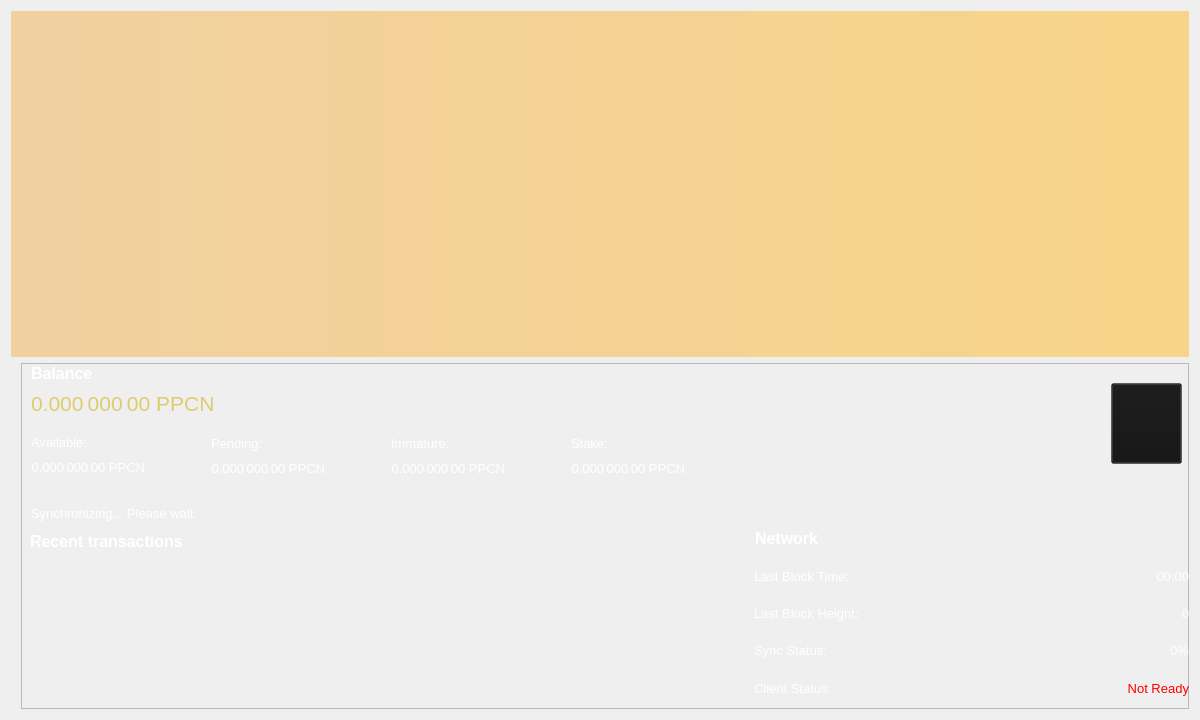
<?xml version="1.0" encoding="UTF-8"?>
<ui version="4.0">
 <class>OverviewPage</class>
 <widget class="QWidget" name="OverviewPage">
  <property name="geometry">
   <rect>
    <x>0</x>
    <y>0</y>
    <width>1200</width>
    <height>720</height>
   </rect>
  </property>
  <property name="minimumSize">
   <size>
    <width>1200</width>
    <height>700</height>
   </size>
  </property>
  <property name="font">
   <font>
    <weight>50</weight>
    <bold>false</bold>
   </font>
  </property>
  <property name="windowTitle">
   <string>Form</string>
  </property>
  <property name="styleSheet">
   <string notr="true">color: rgb(255, 255, 255);</string>
  </property>
  <layout class="QVBoxLayout" name="topLayout">
   <item>
    <widget class="QLabel" name="labelAlerts">
     <property name="visible">
      <bool>false</bool>
     </property>
     <property name="styleSheet">
      <string notr="true">background-color: qlineargradient(x1: 0, y1: 0, x2: 1, y2: 0, stop:0 #F0D0A0, stop:1 #F8D488); color:#000000;</string>
     </property>
     <property name="wordWrap">
      <bool>true</bool>
     </property>
     <property name="margin">
      <number>3</number>
     </property>
    </widget>
   </item>
   <item>
    <layout class="QHBoxLayout" name="horizontalLayout" stretch="1">
     <item>
      <layout class="QVBoxLayout" name="verticalLayout_2">
       <item>
        <widget class="QFrame" name="frame">
         <property name="maximumSize">
          <size>
           <width>16777215</width>
           <height>16777215</height>
          </size>
         </property>
         <property name="styleSheet">
          <string notr="true">margin-left: 10px;
</string>
         </property>
         <property name="frameShape">
          <enum>QFrame::StyledPanel</enum>
         </property>
         <property name="frameShadow">
          <enum>QFrame::Raised</enum>
         </property>
         <widget class="QLabel" name="labelTransactionsStatus">
          <property name="geometry">
           <rect>
            <x>10</x>
            <y>140</y>
            <width>300</width>
            <height>20</height>
           </rect>
          </property>
          <property name="minimumSize">
           <size>
            <width>300</width>
            <height>0</height>
           </size>
          </property>
          <property name="font">
           <font>
            <pointsize>10</pointsize>
           </font>
          </property>
          <property name="cursor">
           <cursorShape>WhatsThisCursor</cursorShape>
          </property>
          <property name="toolTip">
           <string>The displayed information may be out of date. Your wallet automatically synchronizes with the PupaCoin network after a connection is established, but this process has not completed yet.</string>
          </property>
          <property name="styleSheet">
           <string notr="true"/>
          </property>
          <property name="text">
           <string notr="true">Synchronizing... Please wait.</string>
          </property>
          <property name="alignment">
           <set>Qt::AlignLeading|Qt::AlignLeft|Qt::AlignVCenter</set>
          </property>
          <property name="indent">
           <number>0</number>
          </property>
         </widget>
         <widget class="QWidget" name="verticalLayoutWidget">
          <property name="geometry">
           <rect>
            <x>10</x>
            <y>0</y>
            <width>721</width>
            <height>88</height>
           </rect>
          </property>
          <layout class="QVBoxLayout" name="verticalLayout">
           <item>
            <layout class="QHBoxLayout" name="horizontalLayout_4">
             <item>
              <widget class="QLabel" name="label_5">
               <property name="font">
                <font>
                 <pointsize>12</pointsize>
                 <weight>75</weight>
                 <bold>true</bold>
                </font>
               </property>
               <property name="text">
                <string>Balance</string>
               </property>
               <property name="indent">
                <number>0</number>
               </property>
              </widget>
             </item>
             <item>
              <spacer name="horizontalSpacer_3">
               <property name="orientation">
                <enum>Qt::Horizontal</enum>
               </property>
               <property name="sizeHint" stdset="0">
                <size>
                 <width>40</width>
                 <height>20</height>
                </size>
               </property>
              </spacer>
             </item>
            </layout>
           </item>
           <item>
            <layout class="QHBoxLayout" name="horizontalLayout_2">
             <property name="spacing">
              <number>0</number>
             </property>
             <item>
              <widget class="QLabel" name="labelTotal">
               <property name="minimumSize">
                <size>
                 <width>400</width>
                 <height>30</height>
                </size>
               </property>
               <property name="maximumSize">
                <size>
                 <width>16777215</width>
                 <height>16777215</height>
                </size>
               </property>
               <property name="font">
                <font>
                 <pointsize>16</pointsize>
                 <weight>50</weight>
                 <bold>false</bold>
                </font>
               </property>
               <property name="cursor">
                <cursorShape>IBeamCursor</cursorShape>
               </property>
               <property name="toolTip">
                <string>Your current total balance</string>
               </property>
               <property name="styleSheet">
                <string notr="true">color: rgb(219, 205, 110);</string>
               </property>
               <property name="text">
                <string notr="true">0.000 000 00 PPCN</string>
               </property>
               <property name="textFormat">
                <enum>Qt::AutoText</enum>
               </property>
               <property name="alignment">
                <set>Qt::AlignLeading|Qt::AlignLeft|Qt::AlignVCenter</set>
               </property>
               <property name="wordWrap">
                <bool>false</bool>
               </property>
               <property name="margin">
                <number>0</number>
               </property>
               <property name="indent">
                <number>0</number>
               </property>
               <property name="textInteractionFlags">
                <set>Qt::LinksAccessibleByMouse|Qt::TextSelectableByKeyboard|Qt::TextSelectableByMouse</set>
               </property>
              </widget>
             </item>
             <item>
              <spacer name="horizontalSpacer">
               <property name="orientation">
                <enum>Qt::Horizontal</enum>
               </property>
               <property name="sizeHint" stdset="0">
                <size>
                 <width>40</width>
                 <height>20</height>
                </size>
               </property>
              </spacer>
             </item>
            </layout>
           </item>
           <item>
            <spacer name="verticalSpacer">
             <property name="orientation">
              <enum>Qt::Vertical</enum>
             </property>
             <property name="sizeHint" stdset="0">
              <size>
               <width>20</width>
               <height>40</height>
              </size>
             </property>
            </spacer>
           </item>
          </layout>
         </widget>
         <widget class="QWidget" name="verticalLayoutWidget_2">
          <property name="geometry">
           <rect>
            <x>10</x>
            <y>69</y>
            <width>181</width>
            <height>71</height>
           </rect>
          </property>
          <layout class="QVBoxLayout" name="verticalLayout_3">
           <item>
            <layout class="QHBoxLayout" name="horizontalLayout_3">
             <item>
              <widget class="QLabel" name="labelBalanceText">
               <property name="font">
                <font>
                 <pointsize>10</pointsize>
                </font>
               </property>
               <property name="text">
                <string>Available:</string>
               </property>
               <property name="indent">
                <number>0</number>
               </property>
              </widget>
             </item>
             <item>
              <spacer name="horizontalSpacer_2">
               <property name="orientation">
                <enum>Qt::Horizontal</enum>
               </property>
               <property name="sizeHint" stdset="0">
                <size>
                 <width>40</width>
                 <height>20</height>
                </size>
               </property>
              </spacer>
             </item>
            </layout>
           </item>
           <item>
            <layout class="QHBoxLayout" name="horizontalLayout_5">
             <item>
              <widget class="QLabel" name="labelBalance">
               <property name="font">
                <font>
                 <pointsize>10</pointsize>
                 <weight>50</weight>
                 <bold>false</bold>
                </font>
               </property>
               <property name="cursor">
                <cursorShape>IBeamCursor</cursorShape>
               </property>
               <property name="toolTip">
                <string>Your current spendable balance</string>
               </property>
               <property name="text">
                <string notr="true">0.000 000 00 PPCN</string>
               </property>
               <property name="alignment">
                <set>Qt::AlignRight|Qt::AlignTrailing|Qt::AlignVCenter</set>
               </property>
               <property name="indent">
                <number>0</number>
               </property>
               <property name="textInteractionFlags">
                <set>Qt::LinksAccessibleByMouse|Qt::TextSelectableByKeyboard|Qt::TextSelectableByMouse</set>
               </property>
              </widget>
             </item>
             <item>
              <spacer name="horizontalSpacer_4">
               <property name="orientation">
                <enum>Qt::Horizontal</enum>
               </property>
               <property name="sizeHint" stdset="0">
                <size>
                 <width>40</width>
                 <height>20</height>
                </size>
               </property>
              </spacer>
             </item>
            </layout>
           </item>
           <item>
            <spacer name="verticalSpacer_2">
             <property name="orientation">
              <enum>Qt::Vertical</enum>
             </property>
             <property name="sizeHint" stdset="0">
              <size>
               <width>20</width>
               <height>40</height>
              </size>
             </property>
            </spacer>
           </item>
          </layout>
         </widget>
         <widget class="QWidget" name="verticalLayoutWidget_3">
          <property name="geometry">
           <rect>
            <x>190</x>
            <y>70</y>
            <width>181</width>
            <height>71</height>
           </rect>
          </property>
          <layout class="QVBoxLayout" name="verticalLayout_4">
           <item>
            <layout class="QHBoxLayout" name="horizontalLayout_6">
             <item>
              <widget class="QLabel" name="labelPendingText">
               <property name="font">
                <font>
                 <pointsize>10</pointsize>
                </font>
               </property>
               <property name="text">
                <string>Pending:</string>
               </property>
               <property name="indent">
                <number>0</number>
               </property>
              </widget>
             </item>
             <item>
              <spacer name="horizontalSpacer_6">
               <property name="orientation">
                <enum>Qt::Horizontal</enum>
               </property>
               <property name="sizeHint" stdset="0">
                <size>
                 <width>40</width>
                 <height>20</height>
                </size>
               </property>
              </spacer>
             </item>
            </layout>
           </item>
           <item>
            <layout class="QHBoxLayout" name="horizontalLayout_7">
             <item>
              <widget class="QLabel" name="labelUnconfirmed">
               <property name="font">
                <font>
                 <pointsize>10</pointsize>
                 <weight>50</weight>
                 <bold>false</bold>
                </font>
               </property>
               <property name="cursor">
                <cursorShape>IBeamCursor</cursorShape>
               </property>
               <property name="toolTip">
                <string>Total of transactions that have yet to be confirmed, and do not yet count toward the spendable balance</string>
               </property>
               <property name="text">
                <string notr="true">0.000 000 00 PPCN</string>
               </property>
               <property name="alignment">
                <set>Qt::AlignRight|Qt::AlignTrailing|Qt::AlignVCenter</set>
               </property>
               <property name="indent">
                <number>0</number>
               </property>
               <property name="textInteractionFlags">
                <set>Qt::LinksAccessibleByMouse|Qt::TextSelectableByKeyboard|Qt::TextSelectableByMouse</set>
               </property>
              </widget>
             </item>
             <item>
              <spacer name="horizontalSpacer_5">
               <property name="orientation">
                <enum>Qt::Horizontal</enum>
               </property>
               <property name="sizeHint" stdset="0">
                <size>
                 <width>40</width>
                 <height>20</height>
                </size>
               </property>
              </spacer>
             </item>
            </layout>
           </item>
           <item>
            <spacer name="verticalSpacer_3">
             <property name="orientation">
              <enum>Qt::Vertical</enum>
             </property>
             <property name="sizeHint" stdset="0">
              <size>
               <width>20</width>
               <height>40</height>
              </size>
             </property>
            </spacer>
           </item>
          </layout>
         </widget>
         <widget class="QWidget" name="verticalLayoutWidget_4">
          <property name="geometry">
           <rect>
            <x>370</x>
            <y>70</y>
            <width>181</width>
            <height>71</height>
           </rect>
          </property>
          <layout class="QVBoxLayout" name="verticalLayout_5">
           <item>
            <layout class="QHBoxLayout" name="horizontalLayout_8">
             <item>
              <widget class="QLabel" name="labelImmatureText">
               <property name="font">
                <font>
                 <pointsize>10</pointsize>
                </font>
               </property>
               <property name="text">
                <string>Immature:</string>
               </property>
               <property name="indent">
                <number>0</number>
               </property>
              </widget>
             </item>
             <item>
              <spacer name="horizontalSpacer_7">
               <property name="orientation">
                <enum>Qt::Horizontal</enum>
               </property>
               <property name="sizeHint" stdset="0">
                <size>
                 <width>40</width>
                 <height>20</height>
                </size>
               </property>
              </spacer>
             </item>
            </layout>
           </item>
           <item>
            <layout class="QHBoxLayout" name="horizontalLayout_9">
             <item>
              <widget class="QLabel" name="labelImmature">
               <property name="font">
                <font>
                 <pointsize>10</pointsize>
                 <weight>50</weight>
                 <bold>false</bold>
                </font>
               </property>
               <property name="cursor">
                <cursorShape>IBeamCursor</cursorShape>
               </property>
               <property name="toolTip">
                <string>Mined balance that has not yet matured</string>
               </property>
               <property name="text">
                <string notr="true">0.000 000 00 PPCN</string>
               </property>
               <property name="alignment">
                <set>Qt::AlignRight|Qt::AlignTrailing|Qt::AlignVCenter</set>
               </property>
               <property name="indent">
                <number>0</number>
               </property>
               <property name="textInteractionFlags">
                <set>Qt::LinksAccessibleByMouse|Qt::TextSelectableByKeyboard|Qt::TextSelectableByMouse</set>
               </property>
              </widget>
             </item>
             <item>
              <spacer name="horizontalSpacer_8">
               <property name="orientation">
                <enum>Qt::Horizontal</enum>
               </property>
               <property name="sizeHint" stdset="0">
                <size>
                 <width>40</width>
                 <height>20</height>
                </size>
               </property>
              </spacer>
             </item>
            </layout>
           </item>
           <item>
            <spacer name="verticalSpacer_4">
             <property name="orientation">
              <enum>Qt::Vertical</enum>
             </property>
             <property name="sizeHint" stdset="0">
              <size>
               <width>20</width>
               <height>40</height>
              </size>
             </property>
            </spacer>
           </item>
          </layout>
         </widget>
         <widget class="QWidget" name="verticalLayoutWidget_5">
          <property name="geometry">
           <rect>
            <x>550</x>
            <y>70</y>
            <width>181</width>
            <height>71</height>
           </rect>
          </property>
          <layout class="QVBoxLayout" name="verticalLayout_6">
           <item>
            <layout class="QHBoxLayout" name="horizontalLayout_11">
             <item>
              <widget class="QLabel" name="label_10">
               <property name="font">
                <font>
                 <pointsize>10</pointsize>
                </font>
               </property>
               <property name="text">
                <string>Stake:</string>
               </property>
               <property name="indent">
                <number>0</number>
               </property>
              </widget>
             </item>
             <item>
              <spacer name="horizontalSpacer_9">
               <property name="orientation">
                <enum>Qt::Horizontal</enum>
               </property>
               <property name="sizeHint" stdset="0">
                <size>
                 <width>40</width>
                 <height>20</height>
                </size>
               </property>
              </spacer>
             </item>
            </layout>
           </item>
           <item>
            <layout class="QHBoxLayout" name="horizontalLayout_10">
             <item>
              <widget class="QLabel" name="labelStake">
               <property name="font">
                <font>
                 <pointsize>10</pointsize>
                 <weight>50</weight>
                 <bold>false</bold>
                </font>
               </property>
               <property name="cursor">
                <cursorShape>IBeamCursor</cursorShape>
               </property>
               <property name="toolTip">
                <string>Total of coins that was staked, and do not yet count toward the current balance</string>
               </property>
               <property name="text">
                <string notr="true">0.000 000 00 PPCN</string>
               </property>
               <property name="alignment">
                <set>Qt::AlignRight|Qt::AlignTrailing|Qt::AlignVCenter</set>
               </property>
               <property name="indent">
                <number>0</number>
               </property>
               <property name="textInteractionFlags">
                <set>Qt::LinksAccessibleByMouse|Qt::TextSelectableByKeyboard|Qt::TextSelectableByMouse</set>
               </property>
              </widget>
             </item>
             <item>
              <spacer name="horizontalSpacer_10">
               <property name="orientation">
                <enum>Qt::Horizontal</enum>
               </property>
               <property name="sizeHint" stdset="0">
                <size>
                 <width>40</width>
                 <height>20</height>
                </size>
               </property>
              </spacer>
             </item>
            </layout>
           </item>
           <item>
            <spacer name="verticalSpacer_5">
             <property name="orientation">
              <enum>Qt::Vertical</enum>
             </property>
             <property name="sizeHint" stdset="0">
              <size>
               <width>20</width>
               <height>40</height>
              </size>
             </property>
            </spacer>
           </item>
          </layout>
         </widget>
         <widget class="QPushButton" name="viewQR">
          <property name="geometry">
           <rect>
            <x>1090</x>
            <y>20</y>
            <width>81</width>
            <height>81</height>
           </rect>
          </property>
          <property name="font">
           <font>
            <pointsize>10</pointsize>
           </font>
          </property>
          <property name="styleSheet">
           <string notr="true">background-color: rgb(20, 20, 20, 0.35);</string>
          </property>
          <property name="text">
           <string/>
          </property>
          <property name="icon">
           <iconset resource="../bitcoin.qrc">
            <normaloff>:/icons/qriconov</normaloff>:/icons/qriconov</iconset>
          </property>
          <property name="iconSize">
           <size>
            <width>64</width>
            <height>75</height>
           </size>
          </property>
         </widget>
         <widget class="QWidget" name="widget_wallview" native="true">
          <property name="geometry">
           <rect>
            <x>730</x>
            <y>160</y>
            <width>451</width>
            <height>405</height>
           </rect>
          </property>
          <layout class="QVBoxLayout" name="verticalLayout_7">
           <item>
            <layout class="QVBoxLayout" name="verticalLayout_8">
             <item>
              <layout class="QHBoxLayout" name="horizontalLayout_13">
               <item>
                <widget class="QLabel" name="label_11">
                 <property name="font">
                  <font>
                   <pointsize>12</pointsize>
                   <weight>75</weight>
                   <bold>true</bold>
                  </font>
                 </property>
                 <property name="text">
                  <string>Network</string>
                 </property>
                </widget>
               </item>
               <item>
                <spacer name="horizontalSpacer_12">
                 <property name="orientation">
                  <enum>Qt::Horizontal</enum>
                 </property>
                 <property name="sizeHint" stdset="0">
                  <size>
                   <width>40</width>
                   <height>20</height>
                  </size>
                 </property>
                </spacer>
               </item>
              </layout>
             </item>
             <item>
              <layout class="QHBoxLayout" name="horizontalLayout_20">
               <item>
                <widget class="QLabel" name="label_13">
                 <property name="maximumSize">
                  <size>
                   <width>167</width>
                   <height>16777215</height>
                  </size>
                 </property>
                 <property name="font">
                  <font>
                   <pointsize>10</pointsize>
                  </font>
                 </property>
                 <property name="text">
                  <string>Last Block Time:</string>
                 </property>
                </widget>
               </item>
               <item>
                <widget class="QLabel" name="lbTime">
                 <property name="font">
                  <font>
                   <pointsize>10</pointsize>
                  </font>
                 </property>
                 <property name="text">
                  <string>00:00</string>
                 </property>
                 <property name="alignment">
                  <set>Qt::AlignRight|Qt::AlignTrailing|Qt::AlignVCenter</set>
                 </property>
                </widget>
               </item>
              </layout>
             </item>
             <item>
              <layout class="QHBoxLayout" name="horizontalLayout_21">
               <item>
                <widget class="QLabel" name="label_15">
                 <property name="maximumSize">
                  <size>
                   <width>167</width>
                   <height>16777215</height>
                  </size>
                 </property>
                 <property name="font">
                  <font>
                   <pointsize>10</pointsize>
                  </font>
                 </property>
                 <property name="text">
                  <string>Last Block Height:</string>
                 </property>
                </widget>
               </item>
               <item>
                <widget class="QLabel" name="lbHeight">
                 <property name="font">
                  <font>
                   <pointsize>10</pointsize>
                  </font>
                 </property>
                 <property name="text">
                  <string>0</string>
                 </property>
                 <property name="alignment">
                  <set>Qt::AlignRight|Qt::AlignTrailing|Qt::AlignVCenter</set>
                 </property>
                </widget>
               </item>
              </layout>
             </item>
             <item>
              <layout class="QHBoxLayout" name="horizontalLayout_22">
               <item>
                <widget class="QLabel" name="label_16">
                 <property name="maximumSize">
                  <size>
                   <width>167</width>
                   <height>16777215</height>
                  </size>
                 </property>
                 <property name="font">
                  <font>
                   <pointsize>10</pointsize>
                  </font>
                 </property>
                 <property name="text">
                  <string>Sync Status:</string>
                 </property>
                </widget>
               </item>
               <item>
                <widget class="QLabel" name="sncStatus">
                 <property name="font">
                  <font>
                   <pointsize>10</pointsize>
                  </font>
                 </property>
                 <property name="text">
                  <string>0%</string>
                 </property>
                 <property name="alignment">
                  <set>Qt::AlignRight|Qt::AlignTrailing|Qt::AlignVCenter</set>
                 </property>
                </widget>
               </item>
              </layout>
             </item>
             <item>
              <layout class="QHBoxLayout" name="horizontalLayout_24">
               <item>
                <widget class="QLabel" name="label_18">
                 <property name="maximumSize">
                  <size>
                   <width>167</width>
                   <height>16777215</height>
                  </size>
                 </property>
                 <property name="font">
                  <font>
                   <pointsize>10</pointsize>
                  </font>
                 </property>
                 <property name="text">
                  <string>Client Status:</string>
                 </property>
                </widget>
               </item>
               <item>
                <widget class="QLabel" name="clStat">
                 <property name="font">
                  <font>
                   <pointsize>10</pointsize>
                  </font>
                 </property>
                 <property name="styleSheet">
                  <string notr="true">QLabel { color: red; }</string>
                 </property>
                 <property name="text">
                  <string>Not Ready</string>
                 </property>
                 <property name="alignment">
                  <set>Qt::AlignRight|Qt::AlignTrailing|Qt::AlignVCenter</set>
                 </property>
                </widget>
               </item>
              </layout>
             </item>
             <item>
              <layout class="QHBoxLayout" name="horizontalLayout_25">
               <item>
                <widget class="QLabel" name="label_19">
                 <property name="maximumSize">
                  <size>
                   <width>167</width>
                   <height>16777215</height>
                  </size>
                 </property>
                 <property name="font">
                  <font>
                   <pointsize>10</pointsize>
                  </font>
                 </property>
                 <property name="text">
                  <string>Coins are:</string>
                 </property>
                </widget>
               </item>
               <item>
                <widget class="QLabel" name="stkstat">
                 <property name="font">
                  <font>
                   <pointsize>10</pointsize>
                  </font>
                 </property>
                 <property name="text">
                  <string>Not Staking</string>
                 </property>
                 <property name="alignment">
                  <set>Qt::AlignRight|Qt::AlignTrailing|Qt::AlignVCenter</set>
                 </property>
                </widget>
               </item>
              </layout>
             </item>
             <item>
              <layout class="QHBoxLayout" name="horizontalLayout_17">
               <item>
                <widget class="QLabel" name="label_23">
                 <property name="maximumSize">
                  <size>
                   <width>167</width>
                   <height>16777215</height>
                  </size>
                 </property>
                 <property name="font">
                  <font>
                   <pointsize>10</pointsize>
                  </font>
                 </property>
                 <property name="text">
                  <string>Staking is:</string>
                 </property>
                </widget>
               </item>
               <item>
                <widget class="QLabel" name="stken">
                 <property name="font">
                  <font>
                   <pointsize>10</pointsize>
                  </font>
                 </property>
                 <property name="text">
                  <string>Disabled</string>
                 </property>
                 <property name="alignment">
                  <set>Qt::AlignRight|Qt::AlignTrailing|Qt::AlignVCenter</set>
                 </property>
                </widget>
               </item>
              </layout>
             </item>
             <item>
              <layout class="QHBoxLayout" name="horizontalLayout_23">
               <item>
                <widget class="QLabel" name="label_17">
                 <property name="maximumSize">
                  <size>
                   <width>167</width>
                   <height>16777215</height>
                  </size>
                 </property>
                 <property name="font">
                  <font>
                   <pointsize>10</pointsize>
                  </font>
                 </property>
                 <property name="text">
                  <string>Connections:</string>
                 </property>
                </widget>
               </item>
               <item>
                <widget class="QLabel" name="lbcon">
                 <property name="font">
                  <font>
                   <pointsize>10</pointsize>
                  </font>
                 </property>
                 <property name="text">
                  <string>0</string>
                 </property>
                 <property name="alignment">
                  <set>Qt::AlignRight|Qt::AlignTrailing|Qt::AlignVCenter</set>
                 </property>
                </widget>
               </item>
              </layout>
             </item>
             <item>
              <layout class="QHBoxLayout" name="horizontalLayout_26">
               <item>
                <widget class="QLabel" name="label_20">
                 <property name="minimumSize">
                  <size>
                   <width>110</width>
                   <height>0</height>
                  </size>
                 </property>
                 <property name="maximumSize">
                  <size>
                   <width>167</width>
                   <height>16777215</height>
                  </size>
                 </property>
                 <property name="font">
                  <font>
                   <pointsize>10</pointsize>
                  </font>
                 </property>
                 <property name="text">
                  <string>PoS Weight (Local):</string>
                 </property>
                </widget>
               </item>
               <item>
                <widget class="QLabel" name="urweight_2">
                 <property name="font">
                  <font>
                   <pointsize>10</pointsize>
                  </font>
                 </property>
                 <property name="text">
                  <string>0%</string>
                 </property>
                 <property name="alignment">
                  <set>Qt::AlignRight|Qt::AlignTrailing|Qt::AlignVCenter</set>
                 </property>
                </widget>
               </item>
              </layout>
             </item>
             <item>
              <layout class="QHBoxLayout" name="horizontalLayout_27">
               <item>
                <widget class="QLabel" name="label_21">
                 <property name="maximumSize">
                  <size>
                   <width>167</width>
                   <height>16777215</height>
                  </size>
                 </property>
                 <property name="font">
                  <font>
                   <pointsize>10</pointsize>
                  </font>
                 </property>
                 <property name="text">
                  <string>PoS Weight (Net):</string>
                 </property>
                </widget>
               </item>
               <item>
                <widget class="QLabel" name="netweight_2">
                 <property name="font">
                  <font>
                   <pointsize>10</pointsize>
                  </font>
                 </property>
                 <property name="text">
                  <string>0%</string>
                 </property>
                 <property name="alignment">
                  <set>Qt::AlignRight|Qt::AlignTrailing|Qt::AlignVCenter</set>
                 </property>
                </widget>
               </item>
              </layout>
             </item>
             <item>
              <layout class="QHBoxLayout" name="horizontalLayout_14">
               <item>
                <widget class="QLabel" name="label_24">
                 <property name="maximumSize">
                  <size>
                   <width>167</width>
                   <height>16777215</height>
                  </size>
                 </property>
                 <property name="font">
                  <font>
                   <pointsize>10</pointsize>
                  </font>
                 </property>
                 <property name="text">
                  <string>Est. Next Stake:</string>
                 </property>
                </widget>
               </item>
               <item>
                <widget class="QLabel" name="estnxt">
                 <property name="font">
                  <font>
                   <pointsize>10</pointsize>
                  </font>
                 </property>
                 <property name="text">
                  <string>Unkown</string>
                 </property>
                 <property name="alignment">
                  <set>Qt::AlignRight|Qt::AlignTrailing|Qt::AlignVCenter</set>
                 </property>
                </widget>
               </item>
              </layout>
             </item>
             <item>
              <layout class="QVBoxLayout" name="verticalLayout_9"/>
             </item>
            </layout>
           </item>
          </layout>
         </widget>
         <widget class="QWidget" name="layoutWidget00">
          <property name="geometry">
           <rect>
            <x>0</x>
            <y>160</y>
            <width>731</width>
            <height>461</height>
           </rect>
          </property>
          <layout class="QVBoxLayout" name="verticalLayout_11">
           <item>
            <widget class="QWidget" name="widget_2" native="true">
             <layout class="QVBoxLayout" name="verticalLayout_12">
              <item>
               <layout class="QHBoxLayout" name="horizontalLayout_15">
                <item>
                 <widget class="QLabel" name="label_6">
                  <property name="font">
                   <font>
                    <pointsize>12</pointsize>
                    <weight>75</weight>
                    <bold>true</bold>
                   </font>
                  </property>
                  <property name="text">
                   <string>&lt;b&gt;Recent transactions&lt;/b&gt;</string>
                  </property>
                  <property name="indent">
                   <number>0</number>
                  </property>
                 </widget>
                </item>
                <item>
                 <spacer name="horizontalSpacer_13">
                  <property name="orientation">
                   <enum>Qt::Horizontal</enum>
                  </property>
                  <property name="sizeHint" stdset="0">
                   <size>
                    <width>40</width>
                    <height>20</height>
                   </size>
                  </property>
                 </spacer>
                </item>
               </layout>
              </item>
              <item>
               <widget class="QListView" name="listTransactions_2">
                <property name="font">
                 <font>
                  <pointsize>10</pointsize>
                 </font>
                </property>
                <property name="styleSheet">
                 <string notr="true">QListView { background: transparent; }</string>
                </property>
                <property name="frameShape">
                 <enum>QFrame::NoFrame</enum>
                </property>
                <property name="verticalScrollBarPolicy">
                 <enum>Qt::ScrollBarAlwaysOff</enum>
                </property>
                <property name="horizontalScrollBarPolicy">
                 <enum>Qt::ScrollBarAlwaysOff</enum>
                </property>
                <property name="selectionMode">
                 <enum>QAbstractItemView::NoSelection</enum>
                </property>
               </widget>
              </item>
             </layout>
            </widget>
           </item>
          </layout>
         </widget>
         <widget class="QWidget" name="horizontalLayoutWidget">
          <property name="geometry">
           <rect>
            <x>0</x>
            <y>620</y>
            <width>731</width>
            <height>83</height>
           </rect>
          </property>
          <layout class="QHBoxLayout" name="horizontalLayout_12">
           <item>
            <widget class="QPushButton" name="vwalltx">
             <property name="minimumSize">
              <size>
               <width>81</width>
               <height>70</height>
              </size>
             </property>
             <property name="font">
              <font>
               <pointsize>10</pointsize>
              </font>
             </property>
             <property name="styleSheet">
              <string notr="true">background-color: rgb(20, 20, 20, 0.65);</string>
             </property>
             <property name="text">
              <string/>
             </property>
             <property name="icon">
              <iconset resource="../bitcoin.qrc">
               <normaloff>:/icons/history</normaloff>:/icons/history</iconset>
             </property>
             <property name="iconSize">
              <size>
               <width>64</width>
               <height>64</height>
              </size>
             </property>
            </widget>
           </item>
           <item>
            <spacer name="horizontalSpacer_11">
             <property name="orientation">
              <enum>Qt::Horizontal</enum>
             </property>
             <property name="sizeHint" stdset="0">
              <size>
               <width>40</width>
               <height>20</height>
              </size>
             </property>
            </spacer>
           </item>
          </layout>
         </widget>
         <widget class="QWidget" name="verticalLayoutWidget_6">
          <property name="geometry">
           <rect>
            <x>1130</x>
            <y>639</y>
            <width>41</width>
            <height>51</height>
           </rect>
          </property>
          <layout class="QVBoxLayout" name="verticalLayout_10">
           <item>
            <spacer name="verticalSpacer_6">
             <property name="orientation">
              <enum>Qt::Vertical</enum>
             </property>
             <property name="sizeHint" stdset="0">
              <size>
               <width>20</width>
               <height>40</height>
              </size>
             </property>
            </spacer>
           </item>
           <item>
            <widget class="QLabel" name="syncLabel">
             <property name="minimumSize">
              <size>
               <width>38</width>
               <height>28</height>
              </size>
             </property>
             <property name="maximumSize">
              <size>
               <width>38</width>
               <height>28</height>
              </size>
             </property>
             <property name="toolTip">
              <string extracomment="Synchronizing with PupaCoin network"/>
             </property>
             <property name="toolTipDuration">
              <number>5</number>
             </property>
             <property name="text">
              <string/>
             </property>
             <property name="scaledContents">
              <bool>true</bool>
             </property>
            </widget>
           </item>
          </layout>
         </widget>
         <widget class="QWidget" name="verticalLayoutWidget_7">
          <property name="geometry">
           <rect>
            <x>1090</x>
            <y>620</y>
            <width>42</width>
            <height>71</height>
           </rect>
          </property>
          <layout class="QVBoxLayout" name="verticalLayout_13">
           <item>
            <spacer name="verticalSpacer_7">
             <property name="orientation">
              <enum>Qt::Vertical</enum>
             </property>
             <property name="sizeHint" stdset="0">
              <size>
               <width>20</width>
               <height>40</height>
              </size>
             </property>
            </spacer>
           </item>
           <item>
            <widget class="QLabel" name="lockstatusLabel">
             <property name="minimumSize">
              <size>
               <width>40</width>
               <height>30</height>
              </size>
             </property>
             <property name="maximumSize">
              <size>
               <width>40</width>
               <height>30</height>
              </size>
             </property>
             <property name="text">
              <string/>
             </property>
             <property name="pixmap">
              <pixmap resource="../bitcoin.qrc">:/icons/lock_open_toolbar</pixmap>
             </property>
             <property name="scaledContents">
              <bool>true</bool>
             </property>
            </widget>
           </item>
          </layout>
         </widget>
        </widget>
       </item>
      </layout>
     </item>
    </layout>
   </item>
  </layout>
 </widget>
 <resources>
  <include location="../bitcoin.qrc"/>
 </resources>
 <connections/>
</ui>
